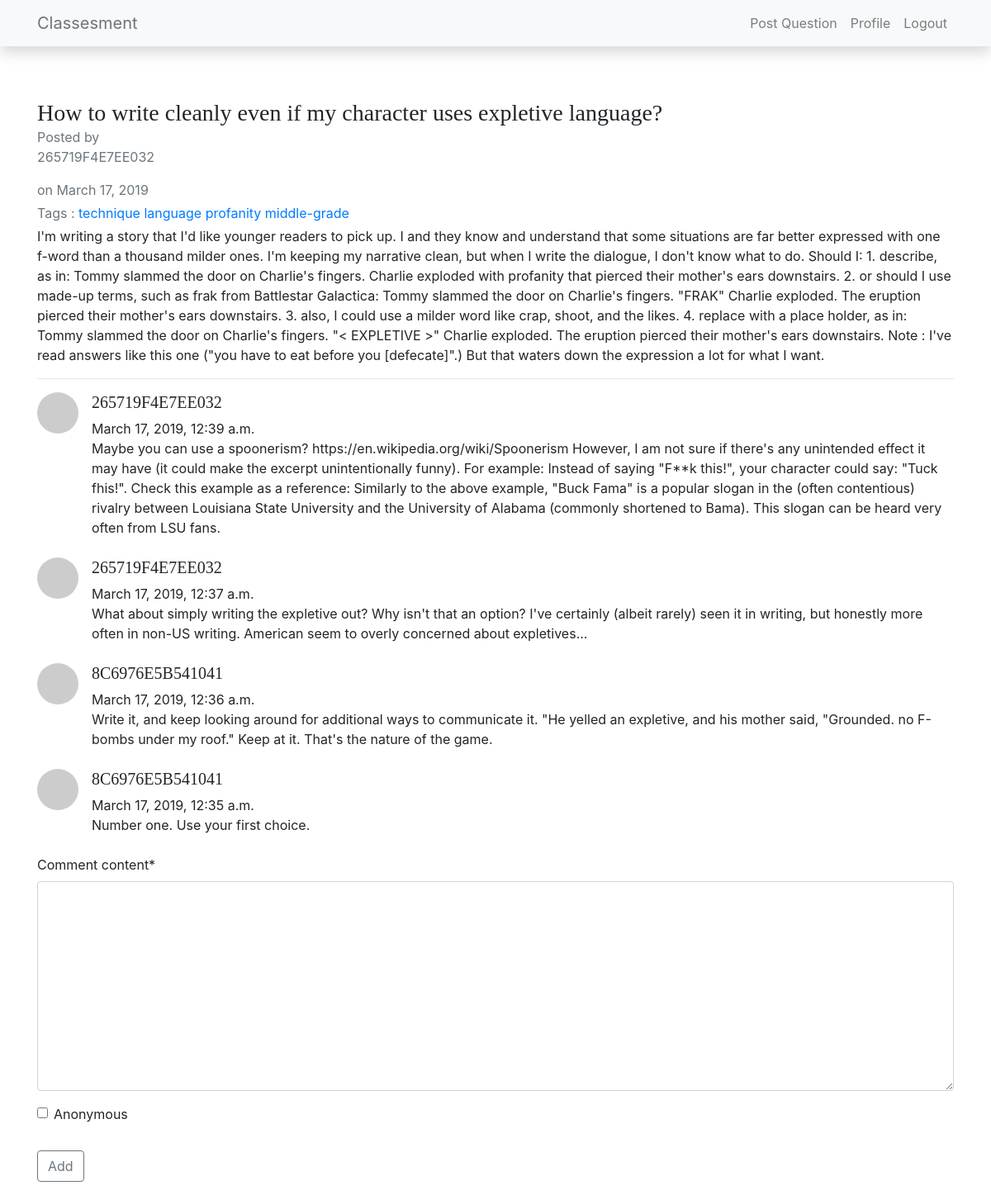
The app's page /thread/9 (signed in) with its own data.
### blog/models.py (models this page shows, shortened)
class Post(models.Model):
    author = models.ForeignKey(User, on_delete=models.CASCADE)
    title = models.CharField(max_length = 100)
    content = models.TextField()
    dateposted = models.DateTimeField(default=timezone.now)
    tags = TaggableManager()
    anonymous = models.BooleanField()

class Comment(models.Model):
    article = models.ForeignKey(Post,on_delete = models.CASCADE)
    comment_author = models.CharField(max_length = 50)
    comment_content = models.TextField()
    comment_date = models.DateTimeField(default=timezone.now)
    anonymous = models.BooleanField()
    class Meta:
        ordering = ['-comment_date']

### blog/views.py (the view, shortened to what this page needs)
# urls.py: path('thread/<int:id>', views.thread, name='thread'),
@login_required
def thread(request, id):
    post = get_object_or_404(Post,id = id)
    author = post.author.username
    if post.anonymous == True:
        author = encrypt_string(post.author.username)[:15]
    comments = post.comment_set.all()
    comment_form = CommentForm()
    ctx = {
        'post': post,
        'author':author,
        'comment_form' : comment_form,
        'comments': comments
    }
    return render(request, 'blog/details.html', ctx)

### blog/forms.py
class CommentForm(forms.ModelForm):
    class Meta:
        model = Comment
        exclude = ('article', 'comment_author', 'comment_date',)

### blog/views.py (called while the page is built)
def encrypt_string(hash_string):
    sha_signature = \
        hashlib.sha256(hash_string.encode()).hexdigest()
    return sha_signature

### blog/templates/blog/details.html (shortened to what this page needs)
{% extends "blog/base.html" %}
{% load crispy_forms_tags %}
    {% block content %}
    <h3 class="mb-0">{{ post.title }}</h3>
    <div class="mb-1 text-muted">Posted by <p style="text-transform:uppercase">{{ author }}</p> on {{ post.dateposted|date:"F d, Y" }}</div>
    {% if post.tags %}
    <div class="mb-1 text-muted"> Tags :
        {% for tag in post.tags.all %}
        <a href="{% url 'tag-view' tag %}">{{ tag }}</a>
        {% endfor %}
    </div>
    {% endif %}
    <p class="article-content">{{ post.content }}</p>
    <hr>
         {% if comments %}
            {% for comment in comments  %}
                <div class="media mb-4">
                <img class="d-flex mr-3 rounded-circle" src="http://placehold.it/50x50" alt="">
                <div class="media-body">
                    <h5 class="mt-0" style="text-transform:uppercase">{{comment.comment_author}}</h5>
                    {{comment.comment_date}} <br>
                    {{comment.comment_content}}
                </div>
                </div>
            {% endfor %}
            <form action="{% url 'thread' post.id %}" method="post" enctype="multipart/form-data">
                <fieldset class="form-group">
                    {{ comment_form|crispy }}
                </fieldset>
                <div class="form-group">
                    <button class="btn btn-outline-secondary" type="submit">Add</button>
                </div>
            </form>
            {% endif %}
    {% endblock content %}

### users/static/css/blog.css (style rules this page uses)
h1, h2, h3, h4, h5, h6 { font-family: "Playfair Display", Georgia, "Times New Roman", serif; }

### records on screen
Post: title "How to write cleanly even if my character uses expletive language?", dateposted "March 17, 2019", content "I'm writing a story that I'd like younger readers to pick up. I and they know and understand that some situations are far better expressed with one f-word than a thousand milder ones. I'm keeping my narrative clean, but when I write the dialogue, I don't know what to do. Should I: 1. describe, as in: Tommy slammed the door on Charlie's fingers. Charlie exploded with profanity that pierced their mother's ears downstairs. 2. or should I use made-up terms, such as frak from Battlestar Galactica: Tommy slammed the door on Charlie's fingers. \"FRAK\" Charlie exploded. The eruption pierced their mother's ears downstairs. 3. also, I could use a milder word like crap, shoot, and the likes. 4. replace…"
Tag: name "technique"
Tag: name "language"
Tag: name "profanity"
Tag: name "middle-grade"
Comment: comment_author "265719F4E7EE032", comment_date "March 17, 2019, 12:39 a.m.", comment_content "Maybe you can use a spoonerism? https://en.wikipedia.org/wiki/Spoonerism However, I am not sure if there's any unintended effect it may have (it could make the excerpt unintentionally funny). For example: Instead of saying \"F**k this!\", your character could say: \"Tuck fhis!\". Check this example as a reference: Similarly to the above example, \"Buck Fama\" is a popular slogan in the (often contentious) rivalry between Louisiana State University and the University of Alabama (commonly shortened to Bama). This slogan can be heard very often from LSU fans."
Comment: comment_author "265719F4E7EE032", comment_date "March 17, 2019, 12:37 a.m.", comment_content "What about simply writing the expletive out? Why isn't that an option? I've certainly (albeit rarely) seen it in writing, but honestly more often in non-US writing. American seem to overly concerned about expletives..."
Comment: comment_author "8C6976E5B541041", comment_date "March 17, 2019, 12:36 a.m.", comment_content "Write it, and keep looking around for additional ways to communicate it. \"He yelled an expletive, and his mother said, \"Grounded. no F-bombs under my roof.\" Keep at it. That's the nature of the game."
Comment: comment_author "8C6976E5B541041", comment_date "March 17, 2019, 12:35 a.m.", comment_content "Number one. Use your first choice."

### other values on screen
{{ author }} "265719F4E7EE032"
